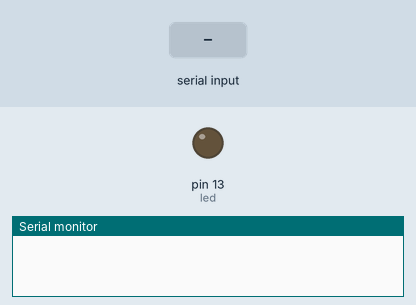
A sketch run on a simulated Arduino Uno, built with avr-gcc and run on an emulated ATmega328P. Shown: output pins drawn as LEDs (lit = HIGH), the last lines printed to the serial monitor. The inputs (shaded band) are chosen by the test bench.

Above: at 1.2 s.
1.3 s: "1" received over Serial
At 2.0 s:
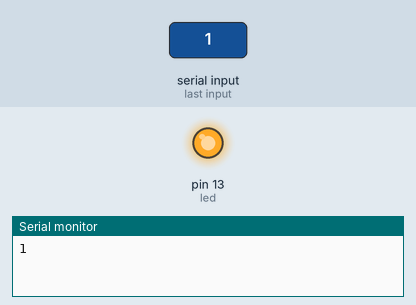
2.8 s: "0" received over Serial
At 3.2 s:
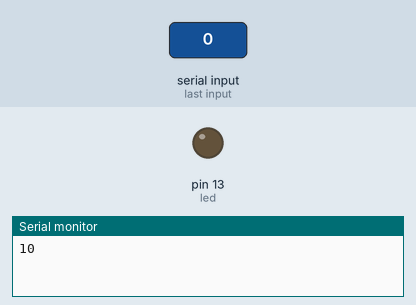
Timing chart, 0 to 5.8 s (numbered marks = the images above; inputs shaded):
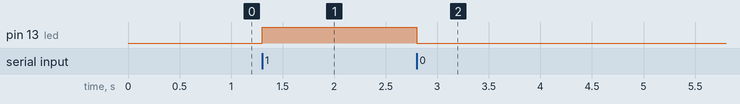

Measured:
- after the input at 1.3 s, pin 13 (led): LOW → HIGH at once
- after the input at 2.8 s, pin 13 (led): HIGH → LOW at once

The sketch:

blutooth_test.ino
```cpp
const int led = 13;
void setup()
{
  pinMode(led,OUTPUT);

 Serial.begin(9600);
}

void loop()
{
if (Serial.available())
{
 char val = Serial.read();
  Serial.print(val);
  if(val=='1' )
  {
    digitalWrite(led,HIGH);

    }
    if(val=='0')
    {

      digitalWrite(led,LOW);


      }


  }

}
```
